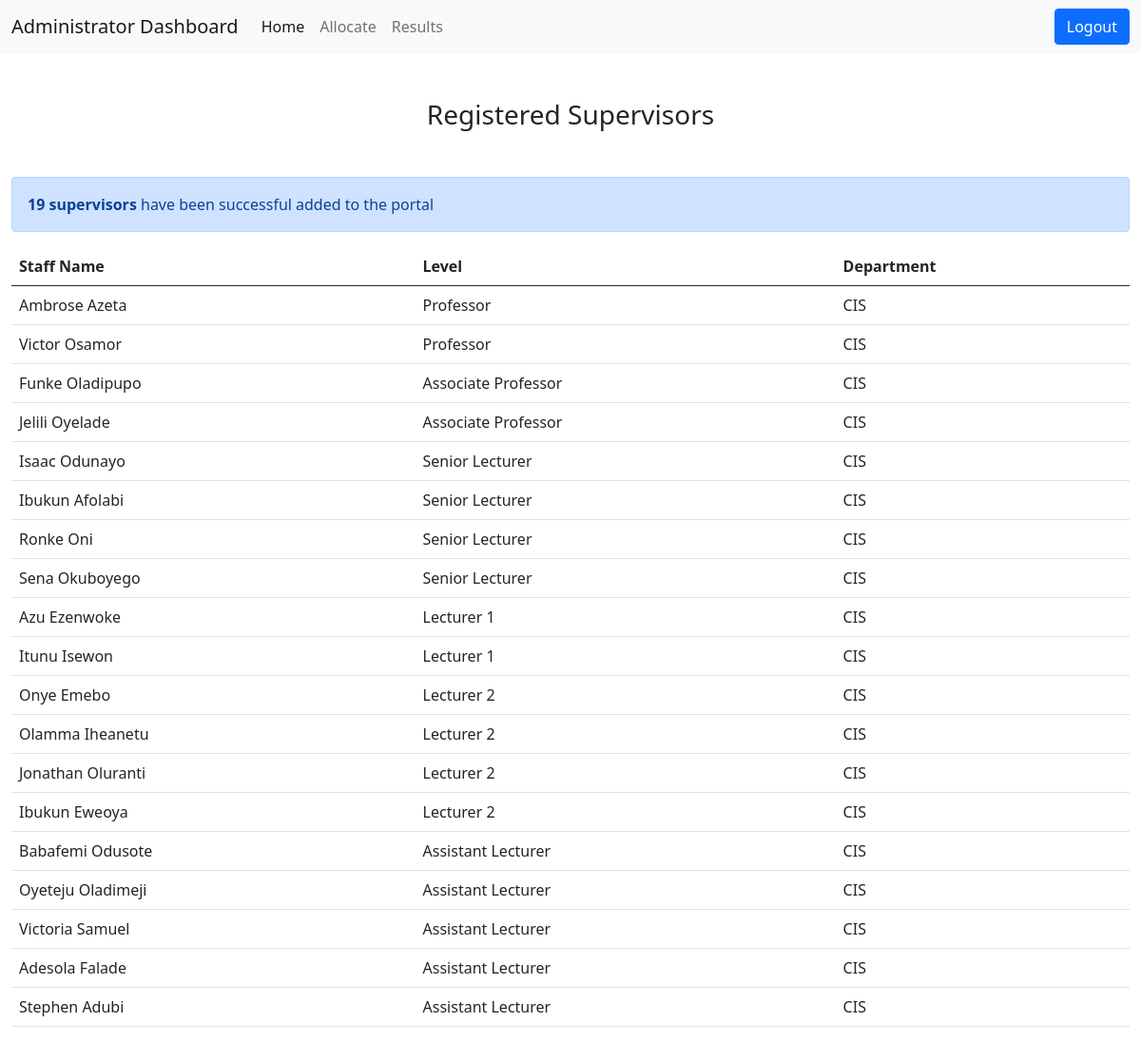
/dashboard/admin/supervisors (signed in), run on the app's committed database.
### accounts/models.py (models this page shows, shortened)
class Supervisors(models.Model):
    LEVEL = (
        ('Professor', 'Professor'),
        ('Associate Professor', 'Associate Professor'),
        ('Senior Lecturer', 'Senior Lecturer'),
        ('Lecturer 1', 'Lecturer 1'),
        ('Lecturer 2', 'Lecturer 2'),
        ('Assistant Lecturer', 'Assistant Lecturer'),
    )
    DEPARTMENT = (
        ('CIS', 'Computer and Information Science'),
    )
    staff = models.OneToOneField(User, on_delete=models.CASCADE, null=False)
    staff_level = models.CharField(max_length=200, choices=LEVEL)
    department = models.CharField(max_length=200, choices=DEPARTMENT)
    class Meta:
        verbose_name_plural = 'Supervisors'

### accounts/views.py (the view)
# urls.py: path('dashboard/admin/supervisors', views.total_supervisors, name='total_supervisors'),
@login_required
def total_supervisors(request):
    mysupervisors = Supervisors.objects.all()
    mysupervisors_count = mysupervisors.count()
    context ={
        'mysupervisors' : mysupervisors,
        'mysupervisors_count': mysupervisors_count
    }
    return render(request, 'accounts/admin/total_supervisors.html', context)

### accounts/models.py (called while the page is built)
def get_full_name(self):
    return str(self.first_name) + " " + str(self.last_name)

### accounts/templates/accounts/admin/total_supervisors.html (shortened to what this page needs)
{% extends "accounts/admin/base_admin.html" %}
{% load static %}
{% block content %}
<div class="text-center mt-5 mb-5">
    <h3>Registered Supervisors</h3>
</div>
<div class="alert alert-primary mt-3 role="alert">
    <strong>{{ mysupervisors_count }}{% if mysupervisors_count == 0 %} supervisor {% else %} supervisors {% endif %}</strong> have been successful added to the portal
</div>
<table class="table table-hover">
    <thead>
      <tr>
        <th scope="col">Staff Name</th>
        <th scope="col">Level</th>
        <th scope="col">Department</th>
      </tr>
    </thead>
    <tbody>
        {% for supervisor  in mysupervisors %}
        <tr>
            <td>{{ supervisor.staff }}</td>
            <td>{{ supervisor.staff_level }}</td>
            <td>{{ supervisor.department }}</td>
          </tr>
        {% endfor %}
    </tbody>
  </table>
{% endblock %}

### data on the page
Supervisors: staff "Ambrose Azeta", staff_level "Professor", department "CIS"
Supervisors: staff "Victor Osamor", staff_level "Professor", department "CIS"
Supervisors: staff "Funke Oladipupo", staff_level "Associate Professor", department "CIS"
Supervisors: staff "Jelili Oyelade", staff_level "Associate Professor", department "CIS"
Supervisors: staff "Isaac Odunayo", staff_level "Senior Lecturer", department "CIS"
Supervisors: staff "Ibukun Afolabi", staff_level "Senior Lecturer", department "CIS"
Supervisors: staff "Ronke Oni", staff_level "Senior Lecturer", department "CIS"
Supervisors: staff "Sena Okuboyego", staff_level "Senior Lecturer", department "CIS"
Supervisors: staff "Azu Ezenwoke", staff_level "Lecturer 1", department "CIS"
Supervisors: staff "Itunu Isewon", staff_level "Lecturer 1", department "CIS"
Supervisors: staff "Onye Emebo", staff_level "Lecturer 2", department "CIS"
Supervisors: staff "Olamma Iheanetu", staff_level "Lecturer 2", department "CIS"
Supervisors: staff "Jonathan Oluranti", staff_level "Lecturer 2", department "CIS"
Supervisors: staff "Ibukun Eweoya", staff_level "Lecturer 2", department "CIS"
Supervisors: staff "Babafemi Odusote", staff_level "Assistant Lecturer", department "CIS"
Supervisors: staff "Oyeteju Oladimeji", staff_level "Assistant Lecturer", department "CIS"
Supervisors: staff "Victoria Samuel", staff_level "Assistant Lecturer", department "CIS"
Supervisors: staff "Adesola Falade", staff_level "Assistant Lecturer", department "CIS"
Supervisors: staff "Stephen Adubi", staff_level "Assistant Lecturer", department "CIS"

### other printed values
{{ mysupervisors_count }} "19"
